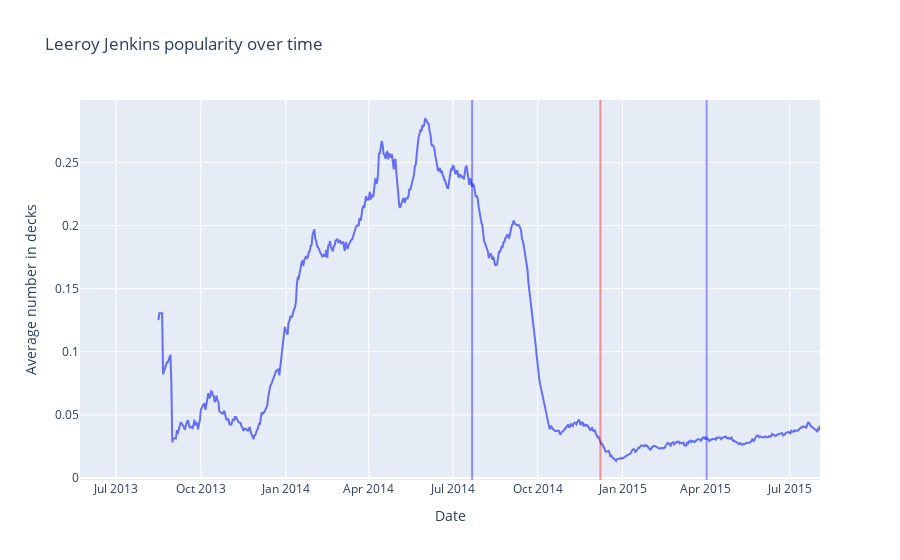

Notebook cell for this chart:
### Code cell
show_popularity("Leeroy Jenkins")

### Figure 1 — Plotly figure (JSON) as saved in the notebook; plotly's stock layout.template omitted (floating-point values rounded to 4 significant figures; data arrays with more than 128 entries replaced by an {"elided": "..."} marker saying what was removed)
{"data": [{"hovertemplate": "creation_date=%{x}<br>Leeroy Jenkins=%{y}<extra></extra>", "legendgroup": "", "line": {"color": "#636efa", "dash": "solid"}, "marker": {"symbol": "circle"}, "mode": "lines", "name": "", "orientation": "v", "showlegend": false, "type": "scatter", "x": {"elided": "737 str values"}, "xaxis": "x", "y": {"elided": "737 float values"}, "yaxis": "y"}], "layout": {"autosize": true, "legend": {"tracegroupgap": 0}, "shapes": [{"line": {"color": "blue", "width": 2}, "opacity": 0.4, "type": "line", "x0": "2014-07-22T00:00:00", "x1": "2014-07-22T00:00:00", "xref": "x", "y0": 0, "y1": 1, "yref": "y domain"}, {"line": {"color": "blue", "width": 2}, "opacity": 0.4, "type": "line", "x0": "2015-04-02T00:00:00", "x1": "2015-04-02T00:00:00", "xref": "x", "y0": 0, "y1": 1, "yref": "y domain"}, {"line": {"color": "red", "width": 2}, "opacity": 0.4, "type": "line", "x0": "2014-12-08T00:00:00", "x1": "2014-12-08T00:00:00", "xref": "x", "y0": 0, "y1": 1, "yref": "y domain"}], "title": {"text": "Leeroy Jenkins popularity over time"}, "xaxis": {"anchor": "y", "autorange": true, "domain": [0, 1], "range": ["2013-05-23", "2015-08-03"], "title": {"text": "Date"}, "type": "date"}, "yaxis": {"anchor": "x", "autorange": true, "domain": [0, 1], "range": [-0.001646, 0.2996], "title": {"text": "Average number in decks"}, "type": "linear"}}}
